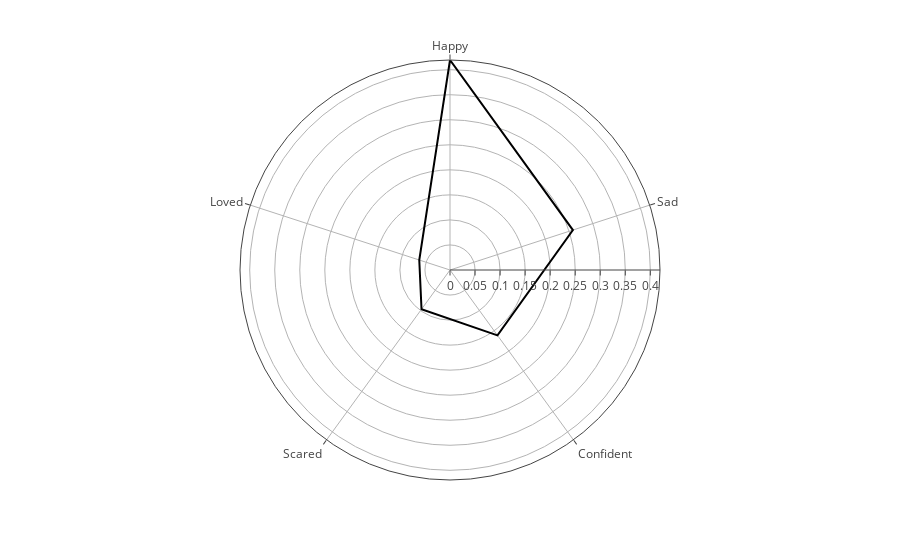

The cell this chart's notebook holds for it:
### Code cell
import plotly.express as px

month = 'March'

fig = px.line_polar(df_count[(df_count.month==month)], r='perc', theta='emotion', line_close=True)
fig.show()

### Figure 1 — Plotly figure (JSON) as saved in the notebook; plotly's stock layout.template omitted (floating-point values rounded to 4 significant figures)
{"data": [{"hovertemplate": "perc=%{r}<br>emotion=%{theta}<extra></extra>", "legendgroup": "", "line": {"color": "#000001", "dash": "solid"}, "marker": {"symbol": "circle"}, "mode": "lines", "name": "", "r": [0.4194, 0.2581, 0.1613, 0.09677, 0.06452, 0.4194], "showlegend": false, "subplot": "polar", "theta": ["Happy", "Sad", "Confident", "Scared", "Loved", "Happy"], "type": "scatterpolar"}], "layout": {"legend": {"tracegroupgap": 0}, "margin": {"t": 60}, "polar": {"angularaxis": {"direction": "clockwise", "rotation": 90}, "domain": {"x": [0, 1], "y": [0, 1]}}}}
